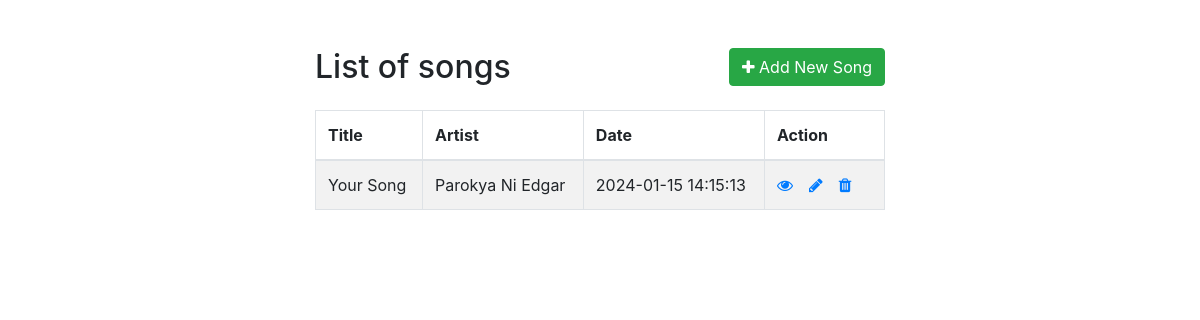
The page / on the database its author committed.
### tables this page shows
CREATE TABLE `songs` (
  `id` int NOT NULL,
  `title` varchar(100) NOT NULL,
  `artist` varchar(100) NOT NULL,
  `lyrics` longtext NOT NULL,
  `created_at` timestamp NOT NULL DEFAULT CURRENT_TIMESTAMP,
  `updated_at` datetime DEFAULT CURRENT_TIMESTAMP ON UPDATE CURRENT_TIMESTAMP
);

### index.php (the view, shortened to what this page needs)
<!DOCTYPE html>
<html lang="en">
<head>
    <link rel="stylesheet" href="https://stackpath.bootstrapcdn.com/bootstrap/4.5.2/css/bootstrap.min.css">
    <link rel="stylesheet" href="https://maxcdn.bootstrapcdn.com/font-awesome/4.7.0/css/font-awesome.min.css">
</head>
<body>
    <div class="wrapper">
        <div class="container-fluid">
            <div class="row">
                <div class="col-md-12">
                    <div class="mt-5 mb-3 clearfix">
                        <h2 class="pull-left">List of songs</h2>
                        <a href="create.php" class="btn btn-success pull-right"><i class="fa fa-plus"></i> Add New Song</a>
                    </div>
                    <?php
                    require_once "dbconn.php";
                    $sql = "SELECT * FROM songs";
                    if ($result = mysqli_query($conn, $sql)) {
                        if (mysqli_num_rows($result) > 0) {
                            echo '<table class="table table-bordered table-striped">';
                            echo "<thead>";
                            echo "<tr>";
                            echo "<th>Title</th>";
                            echo "<th>Artist</th>";
                            echo "<th>Date</th>";
                            echo "<th>Action</th>";
                            echo "</tr>";
                            echo "</thead>";
                            echo "<tbody>";
                            while ($row = mysqli_fetch_array($result)) {
                                echo "<tr>";
                                echo "<td>" . $row['title'] . "</td>";
                                echo "<td>" . $row['artist'] . "</td>";
                                echo "<td>" . $row['created_at'] . "</td>";
                                echo "<td>";
                                echo '<a href="read.php?id=' . $row['id'] . '" class="mr-3" title="View Record" data-toggle="tooltip"><span class="fa fa-eye"></span></a>';
                                echo '<a href="update.php?id=' . $row['id'] . '" class="mr-3" title="Update Record" data-toggle="tooltip"><span class="fa fa-pencil"></span></a>';
                                echo '<a href="delete.php?id=' . $row['id'] . '" title="Delete Record" data-toggle="tooltip"><span class="fa fa-trash"></span></a>';
                                echo "</td>";
                                echo "</tr>";
                            }
                            echo "</tbody>";
                            echo "</table>";
                        } else {
                            echo '<div class="alert alert-danger"><em>No records were found.</em></div>';
                        }
                    } else {
                        echo "Oops! Something went wrong. Please try again later.";
                    }
                    ?>
                </div>
            </div>
        </div>
    </div>
</body>
</html>

### index.php (style rules this page uses)
.wrapper { width: 600px; margin: 0 auto; }
table tr td:last-child { width: 120px; }

### rows shown on the page
songs: title "Your Song", artist "Parokya Ni Edgar", created_at "2024-01-15 14:15:13"
